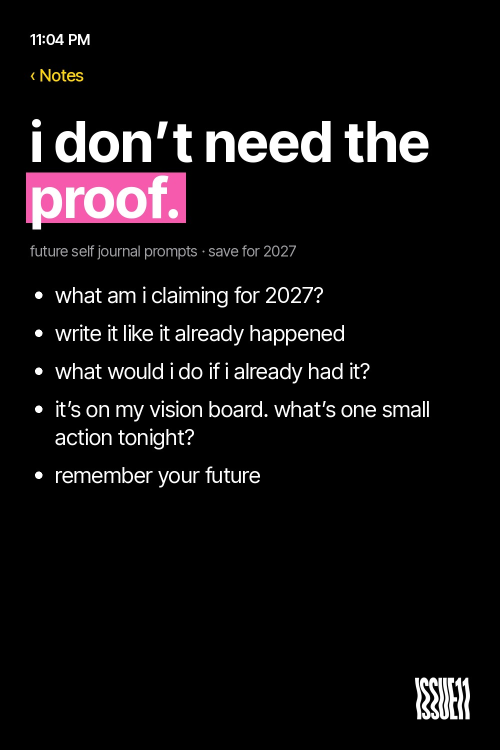
#> input picture drafts/pinterest/templates/D3-notes-no-proof.jpg, 1000 x 1500 px, given in place of issue11-wordmark-mask.png, which was not available (shown at 1/2 size)
$ python notes_v2.py
#> lines starting #> are read from the running program, lines starting #| are printed output that depends on the picture
### drafts/pinterest/quotes/quotes_lib.py
from PIL import Image, ImageDraw, ImageFont, ImageFilter
import math
F="/tmp/claude-0/-home-user-Autonomousangents/c1b1bd34-cf66-56f8-bc34-f80edec64abe/scratchpad/fonts/"
R="/home/user/Autonomousangents/"
OUT=R+"drafts/pinterest/templates/"
W,H=1000,1500
BLACK=(13,13,13); CREAM=(245,238,224); BLUSH=(252,210,221); PINK=(246,90,173); RED=(212,8,6)
def font(n,s): return ImageFont.truetype(F+n,s)
AB=lambda s: font("font-archivo-black.ttf",s)
AN=lambda s: font("font-archivo-narrow.ttf",s)
MONO=lambda s: font("IBMPlexMono-Regular.ttf",s)
# [8 lines left out: function tight, not called in this run]
def lines(d,x,y,ls,f,fill,lh=0.82,anchor="l"):
    for i,l in enumerate(ls): tight(d,(x,y+i*f.size*lh),l,f,fill,anchor=anchor)
    return y+len(ls)*f.size*lh
def cover(img,w,h,fy=0.5):
    r=max(w/img.width,h/img.height); im=img.resize((int(img.width*r)+1,int(img.height*r)+1),Image.LANCZOS)
    x=(im.width-w)//2; y=int((im.height-h)*fy); return im.crop((x,y,x+w,y+h))
_m=Image.open(R+"brand/logo/issue11-wordmark-mask.png")
#> _m is the input picture: PIL image 1000x1500 RGB; mean R, G, B 16.9, 14.6, 15.7
_a=_m.getchannel("A") if _m.mode in ("RGBA","LA") else _m.convert("L")
def _mk(c):
#> called with c = (13, 13, 13)
    l=Image.new("RGBA",_m.size,c+(0,)); l.putalpha(_a); return l
logo_b=_mk(BLACK); logo_c=_mk(CREAM)
#> call 2 of _mk, with c = (245, 238, 224)
#> in _mk (call 2), `l.putalpha(_a)`:
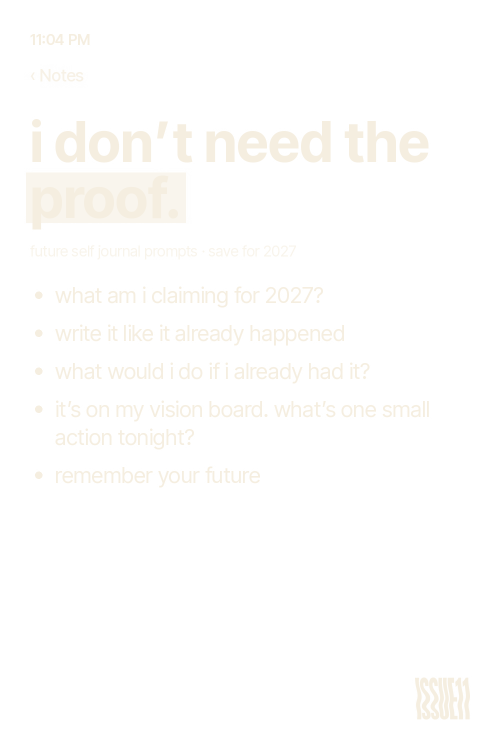
#> l: PIL image 1000x1500 RGBA (shown at 1/2 size); mean R, G, B, A 245, 238, 224, 15.4; transparent parts drawn white
def paste_logo(base,logo,x,y,w,anchor="l"):
    r=w/logo.width; l=logo.resize((w,int(logo.height*r)),Image.LANCZOS)
    if anchor=="c": x-=w//2
    base.alpha_composite(l,(int(x),int(y)))


def IT(size, w="SemiBold"):
    f=ImageFont.truetype(F+"InterTight.ttf",size)
    try: f.set_variation_by_name(w)
    except Exception: pass
    return f
# [24 lines left out: functions tightline, make_quote, not called in this run]

### drafts/pinterest/templates/notes_v2.py
import sys; sys.path.insert(0,"/tmp/claude-0/-home-user-Autonomousangents/c1b1bd34-cf66-56f8-bc34-f80edec64abe/scratchpad")
from quotes_lib import *
OUT="/home/user/Autonomousangents/drafts/pinterest/templates/"
_m=Image.open(R+"brand/logo/issue11-wordmark-mask.png").convert("LA"); _a=_m.getchannel("A")
#> after `_a = _m.getchannel('A')`: _a: PIL image 1000x1500 L; every value is 255
def _mk(c):
    l=Image.new("RGBA",_m.size,c+(0,)); l.putalpha(_a); return l
PINKC=(246,90,173)
def wrap(d,text,f,maxw):
    out=[];cur=""
    for w in text.split():
        t=(cur+" "+w).strip()
        if d.textlength(t,font=f)>maxw and cur: out.append(cur); cur=w
        else: cur=t
    out.append(cur); return out
TICK={'rebranding my entire life','glowing up','looking hotter','become my own dream girl'}
EMO='\U0001FAF1\U0001F3FB\u200d\U0001FAF2\U0001F3FD'
def notes(hook,hl,ps,out,sub=""):
#> called with hook = 'My 2027:', out = 'D1-notes-11pm.jpg', sub = 'same girl, bigger dreams'
    im=Image.new("RGBA",(W,H),(0,0,0)); d=ImageDraw.Draw(im)
    Y=(255,214,10); G=(160,160,165)
    d.text((60,70),"11:04",font=IT(30,"SemiBold"),fill=(255,255,255))
    d.text((60,150),"‹ Notes",font=IT(34,"Medium"),fill=Y)
    f=IT(62,"Bold"); y=250
    if EMO in hook:
        a,b=hook.split(EMO); x=60
        d.text((x,y),a,font=f,fill=(255,255,255)); x+=d.textlength(a,font=f)
        ef=ImageFont.truetype("/usr/share/fonts/truetype/noto/NotoColorEmoji.ttf",109,layout_engine=ImageFont.Layout.RAQM)
        bb=d.textbbox((0,0),EMO,font=ef,embedded_color=True)
        e=Image.new("RGBA",(bb[2]+10,bb[3]+10),(0,0,0,0)); ImageDraw.Draw(e).text((0,0),EMO,font=ef,embedded_color=True)
        e=e.crop(e.getbbox()); sc=66/e.height; e=e.resize((int(e.width*sc),66),Image.LANCZOS)
        im.alpha_composite(e,(int(x),y+4)); x+=e.width+d.textlength(" ",font=f)
        d.text((x,y),b.strip(),font=f,fill=(255,255,255)); y+=72
    for l in ([] if EMO in hook else wrap(d,hook,f,W-120)):
#> in wrap, `cur = ''`: cur = ''
        x=60
        for w in l.split():
            ww=d.textlength(w,font=f)
            col=PINKC if w.strip(".,").lower() in hl else (255,255,255)
            d.text((x,y),w,font=f,fill=col); x+=ww+d.textlength(" ",font=f)
        y+=72
#> this loop made 1 pass
#> after the loop, y = 322
    if sub: d.text((60,y+10),sub,font=IT(32,"Regular"),fill=G); y+=90
#> after `y += 90`: y = 412
    else: y+=40
    fp=IT(38,"Regular")
    for n,p in enumerate(ps):
        if p in TICK:
            d.ellipse([60,y+4,96,y+40],fill=Y)
            d.line([(70,y+23),(76,y+30),(87,y+15)],fill=(0,0,0),width=5,joint="curve")
        else:
            d.ellipse([60,y+4,96,y+40],outline=(99,99,102),width=3)
        for l in wrap(d,p,fp,W-180): d.text((118,y),l,font=fp,fill=(255,255,255)); y+=50
        y+=26
#> this loop made 6 passes
#> y on passes 1 to 6: 488, 564, 640, 716, 792, 868
#> after the loop, y = 868
    d.text((60,H-150),"write yours on",font=IT(32,"Regular"),fill=(142,142,147))
    d.text((60,H-108),"issue11.app",font=IT(40,"SemiBold"),fill=Y)
    paste_logo(im,_mk((255,255,255)),W-60-110,H-60-85,110)
#> in _mk, `l.putalpha(_a)`: l: PIL image 1000x1500 RGBA; every value is 255
#> in paste_logo, `r = w / logo.width`: r = 0.11
#> in paste_logo, `l = logo.resize((w, int(logo.height * r)), Image.LANCZOS)`: l: PIL image 110x165 RGBA; every value is 255
    im.convert("RGB").save(OUT+out,quality=92); return y
A=["rebranding my entire life","looking hotter","getting engaged","being rich af","business popping OFF","become my own dream girl"]
B=["rebranding my entire life","become my own dream girl","$20,000 saved","business popping OFF","getting engaged","being rich af"]
C=["glowing up","become my own dream girl","being rich af","my dream home","business popping OFF","getting engaged"]
print(notes("My 2027:",[],A,"D1-notes-11pm.jpg",sub="same girl, bigger dreams"))
print(notes("Me "+EMO+" 2027",[],B,"D2-notes-too-grown.jpg",sub="claim it"))
#> call 2 of notes, with out = 'D2-notes-too-grown.jpg', sub = 'claim it'
#> in notes (call 2), `x += d.textlength(a, font=f)`: x = 171.3
#> in notes (call 2), `bb=d.textbbox((0,0),EMO,font=ef,embedded_color=True)`: bb = (0, 25, 262, 121)
#> in notes (call 2), `e = Image.new('RGBA', (bb[2] + 10, bb[3] + 10), (0, 0, 0, 0))`: e: PIL image 272x131 RGBA; every value is 0
#> in notes (call 2), `ImageDraw.Draw(e).text((0, 0), EMO, font=ef, embedded_color=True)`:
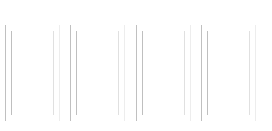
#> e: PIL image 272x131 RGBA; mean R, G, B, A 48, 48, 48, 48; transparent parts drawn white
#> in notes (call 2), `e = e.resize((int(e.width * sc), 66), Image.LANCZOS)`:
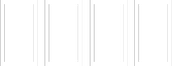
#> e: PIL image 172x66 RGBA; mean R, G, B, A 97.6, 97.6, 97.6, 71.2; transparent parts drawn white
#> in notes (call 2), `im.alpha_composite(e, (int(x), y + 4))`:
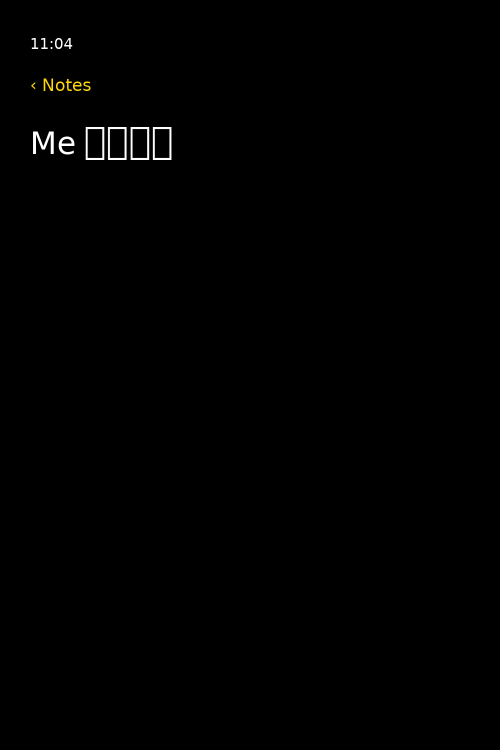
#> im: PIL image 1000x1500 RGBA (shown at 1/2 size); mean R, G, B, A 1, 1, 0.9, 255
#> in notes (call 2), `x += e.width + d.textlength(' ', font=f)`: x = 363
#> after the loop in notes (call 2), `for l in ([] if EMO in hook else wrap(d,hook,f,W-120)):`: y = 322
#> in notes (call 2), `y += 90`: y = 412
#> the loop in notes (call 2), `for n,p in enumerate(ps):` made 6 passes
#> after the loop in notes (call 2), `for n,p in enumerate(ps):`: y = 868
#> call 2 of paste_logo, with x = 830, y = 1355, w = 110, anchor = 'l'
#> in paste_logo (call 2), `base.alpha_composite(l,(int(x),int(y)))`:
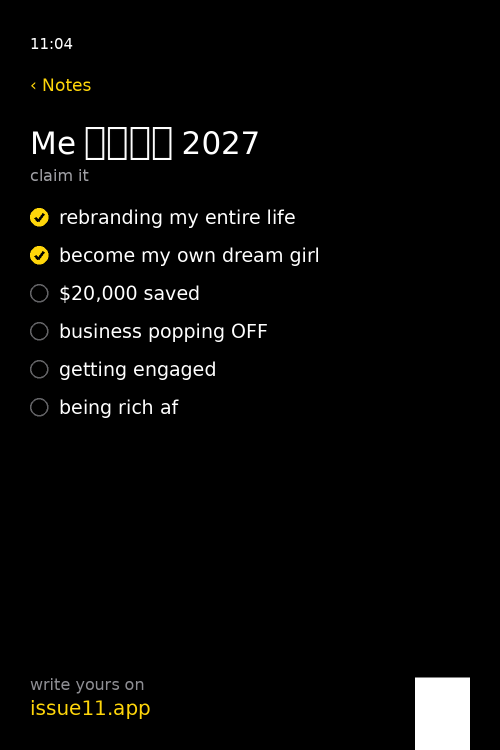
#> base: PIL image 1000x1500 RGBA (shown at 1/2 size); mean R, G, B, A 8, 7.9, 7.3, 255
print(notes("My 2027:",[],C,"D3-notes-claim-it.jpg",sub="yes, i claim it"))
#> call 3 of paste_logo, with x = 830, y = 1355, w = 110, anchor = 'l'
#> in paste_logo (call 3), `base.alpha_composite(l,(int(x),int(y)))`:
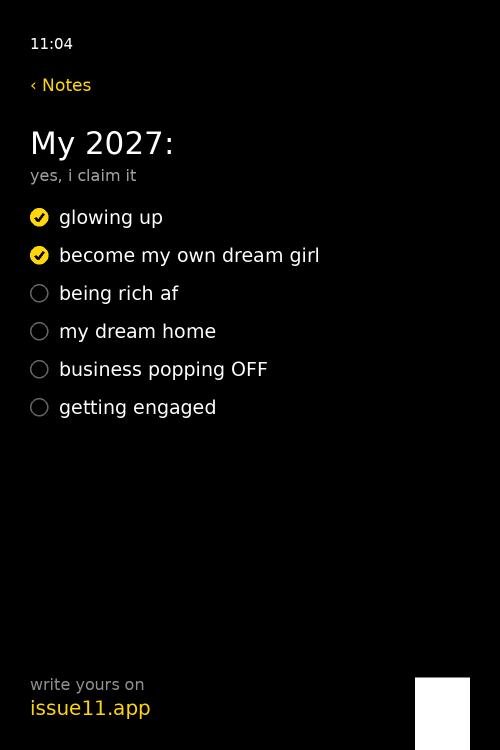
#> base: PIL image 1000x1500 RGBA (shown at 1/2 size); mean R, G, B, A 7.2, 7.1, 6.5, 255
ims=[Image.open(OUT+f) for f in ["D1-notes-11pm.jpg","D2-notes-too-grown.jpg","D3-notes-claim-it.jpg"]]
#> ims = 3 items
s=Image.new('RGB',(3*390+20,600),(255,255,255)); x=10
#> after `s = Image.new('RGB', (3 * 390 + 20, 600), (255, 255, 255))`: s: PIL image 1190x600 RGB; every value is 255
for i in ims: s.paste(i.resize((380,570)),(x,15)); x+=390
#> this loop made 3 passes
#> x on passes 1 to 3: 400, 790, 1180
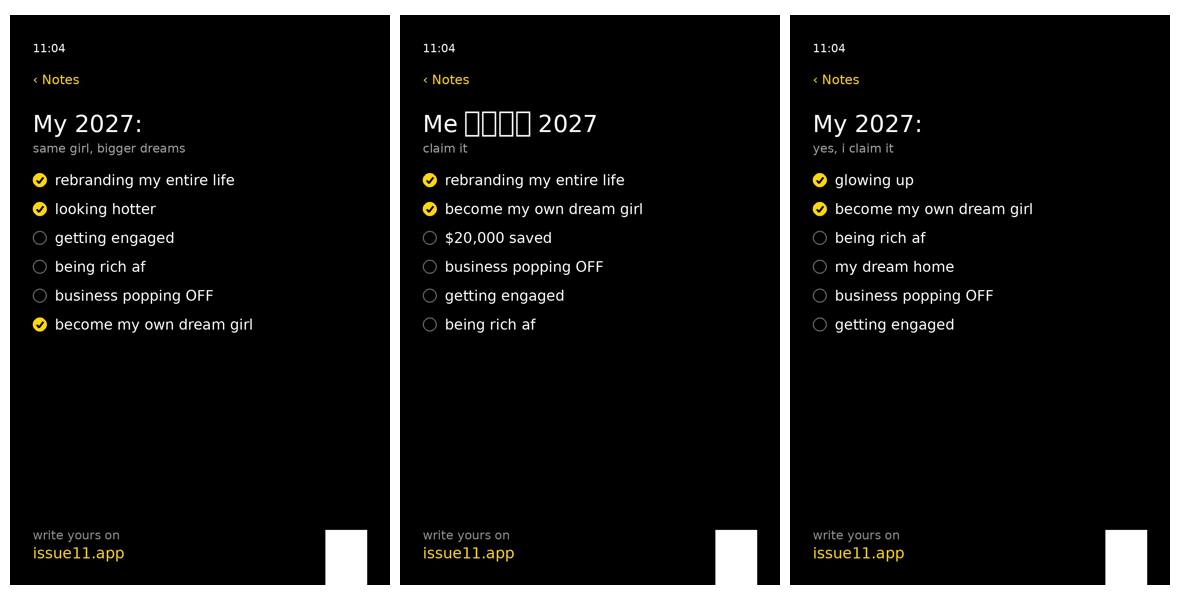
#> s: PIL image 1190x600 RGB; mean R, G, B 30.1, 29.9, 29.4
#> after the loop, x = 1180
s.save(OUT+"preview-notes-v2.jpg",quality=85)
